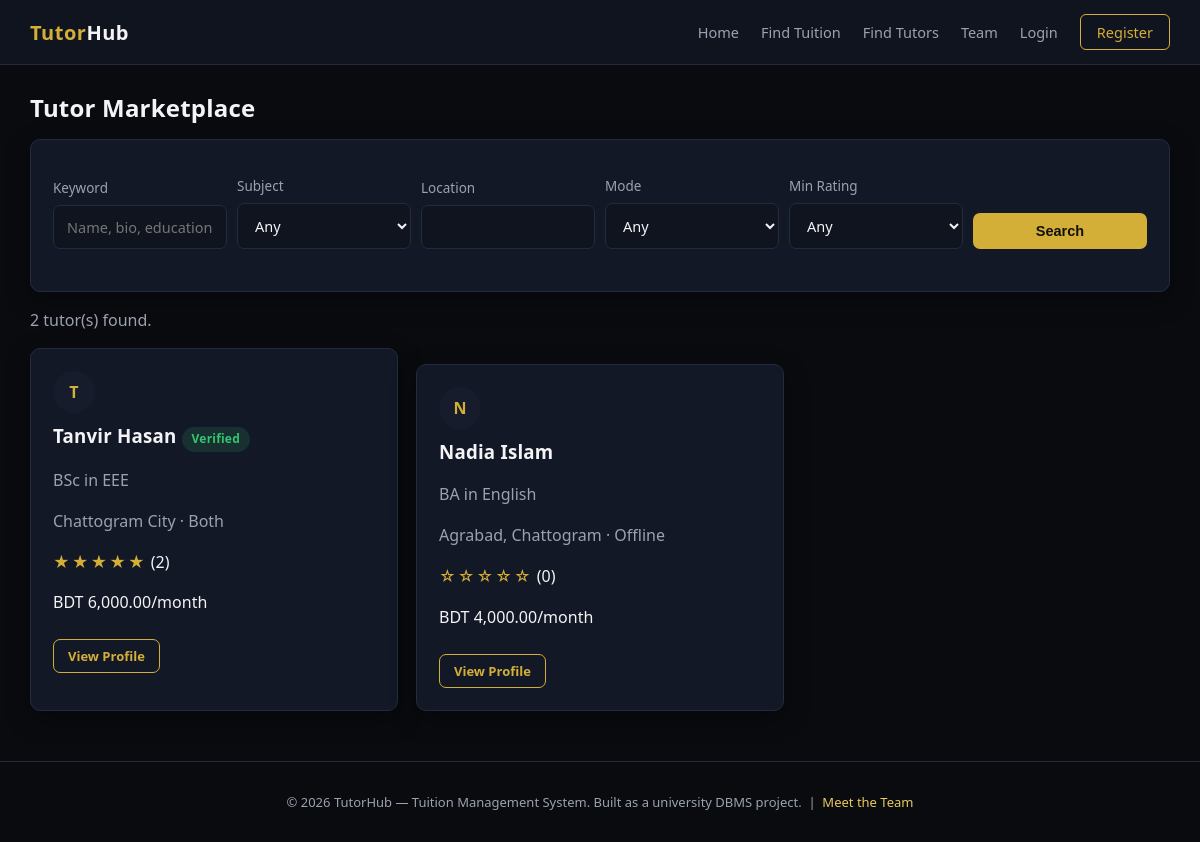
The app's page /tutor/browse_tutors.php with its own data.
### tables this page shows
CREATE TABLE tutor_profiles (
    tutor_profile_id INT AUTO_INCREMENT PRIMARY KEY,
    user_id INT NOT NULL UNIQUE,
    education VARCHAR(255),
    institution VARCHAR(150),
    experience_years DECIMAL(4,1) DEFAULT 0,
    expected_salary DECIMAL(10,2) DEFAULT 0,
    teaching_location VARCHAR(150),
    teaching_mode ENUM('online','offline','both') DEFAULT 'both',
    bio TEXT,
    is_profile_verified TINYINT(1) NOT NULL DEFAULT 0,
    avg_rating DECIMAL(3,2) DEFAULT 0,
    total_reviews INT DEFAULT 0,
    created_at TIMESTAMP DEFAULT CURRENT_TIMESTAMP,
    updated_at TIMESTAMP DEFAULT CURRENT_TIMESTAMP ON UPDATE CURRENT_TIMESTAMP,
    CONSTRAINT fk_tp_user FOREIGN KEY (user_id) REFERENCES users(user_id) ON DELETE CASCADE ON UPDATE CASCADE,
    INDEX idx_tp_rating (avg_rating),
    INDEX idx_tp_location (teaching_location)
);

CREATE TABLE users (
    user_id INT AUTO_INCREMENT PRIMARY KEY,
    full_name VARCHAR(120) NOT NULL,
    email VARCHAR(150) NOT NULL UNIQUE,
    password_hash VARCHAR(255) NOT NULL,
    phone VARCHAR(30),
    role ENUM('student','tutor','both','admin') NOT NULL DEFAULT 'student',
    gender ENUM('male','female','other') DEFAULT NULL,
    profile_photo VARCHAR(255) DEFAULT NULL,
    status ENUM('active','suspended') NOT NULL DEFAULT 'active',
    is_verified TINYINT(1) NOT NULL DEFAULT 0,
    created_at TIMESTAMP DEFAULT CURRENT_TIMESTAMP,
    updated_at TIMESTAMP DEFAULT CURRENT_TIMESTAMP ON UPDATE CURRENT_TIMESTAMP,
    INDEX idx_users_role (role),
    INDEX idx_users_status (status)
);

### includes/functions.php (called while the page is built, shortened)
<?php
function e(string $value): string
{
    return htmlspecialchars($value, ENT_QUOTES, 'UTF-8');
}
function money(float $amount): string
{
    return 'BDT ' . number_format($amount, 2);
}
function paginate(int $totalRows, int $perPage, int $currentPage): array
{
    $totalPages = max(1, (int) ceil($totalRows / $perPage));
    $currentPage = max(1, min($currentPage, $totalPages));
    $offset = ($currentPage - 1) * $perPage;
    return [$totalPages, $currentPage, $offset];
}

### tutor/browse_tutors.php (the view, shortened to what this page needs)
<?php
require_once __DIR__ . '/../config/config.php';
$db = getDB();
$q = trim($_GET['q'] ?? '');
$location = trim($_GET['location'] ?? '');
$where = ["1=1"];
$params = [];
$joinSubject = '';
$whereSql = implode(' AND ', $where);
$page = max(1, (int) ($_GET['page'] ?? 1));
$perPage = 9;
$countSql = "SELECT COUNT(DISTINCT tpf.tutor_profile_id) FROM tutor_profiles tpf JOIN users u ON u.user_id = tpf.user_id $joinSubject WHERE $whereSql";
$total = $db->prepare($countSql);
$total->execute($params);
$total = (int) $total->fetchColumn();
[$totalPages, $page, $offset] = paginate($total, $perPage, $page);
$sql = "SELECT DISTINCT tpf.*, u.full_name, u.gender FROM tutor_profiles tpf JOIN users u ON u.user_id = tpf.user_id $joinSubject
        WHERE $whereSql ORDER BY tpf.avg_rating DESC, tpf.created_at DESC LIMIT $perPage OFFSET $offset";
$stmt = $db->prepare($sql);
$stmt->execute($params);
$tutors = $stmt->fetchAll();
include __DIR__ . '/../includes/header.php';
?>
<div class="container mt-3">
    <h2>Tutor Marketplace</h2>
    <div class="card">
        <form method="GET" action="" class="filter-bar">
            <div><label>Keyword</label><input type="text" name="q" value="<?= e($q) ?>" placeholder="Name, bio, education"></div>
            <div><label>Subject</label>
                <select name="subject_id">
                    <option value="0">Any</option>
                </select>
            </div>
            <div><label>Location</label><input type="text" name="location" value="<?= e($location) ?>"></div>
            <div><label>Mode</label>
                <select name="mode">
                    <option value="">Any</option>
                </select>
            </div>
            <div><label>Min Rating</label>
                <select name="min_rating">
                    <option value="0">Any</option>
                </select>
            </div>
            <div><button type="submit" class="btn btn-primary btn-block">Search</button></div>
        </form>
    </div>
    <p class="text-muted mt-2"><?= $total ?> tutor(s) found.</p>
    <div class="grid grid-3">
        <?php foreach ($tutors as $t): ?>
            <div class="card">
                <div class="avatar"><?= strtoupper(substr($t['full_name'],0,1)) ?></div>
                <h3 class="mt-1"><?= e($t['full_name']) ?> <?php if ($t['is_profile_verified']): ?><span class="badge badge-active">Verified</span><?php endif; ?></h3>
                <p class="text-muted"><?= e($t['education']) ?: 'Education not specified' ?></p>
                <p class="text-muted"><?= e($t['teaching_location']) ?: 'Location flexible' ?> &middot; <?= ucfirst(e($t['teaching_mode'])) ?></p>
                <p><span class="rating-stars"><?= str_repeat('★', (int)round($t['avg_rating'])) . str_repeat('☆', 5-(int)round($t['avg_rating'])) ?></span> (<?= (int)$t['total_reviews'] ?>)</p>
                <p><?= money($t['expected_salary']) ?>/month</p>
                <a href="<?= BASE_URL ?>/tutor/view_tutor.php?id=<?= (int)$t['tutor_profile_id'] ?>" class="btn btn-outline btn-sm mt-1">View Profile</a>
            </div>
        <?php endforeach; ?>
    </div>
</div>
<?php include __DIR__ . '/../includes/footer.php'; ?>

### assets/css/style.css (style rules this page uses)
:root { --bg-black: #0a0b0f; --bg-navy: #10141f; --bg-navy-light: #161c2c; --bg-card: #131826; --border-subtle: #232b3d; --gold: #d4af37; --gold-light: #e8c95f; --text-white: #f4f4f6; --text-muted: #9aa2b1; --danger: #e5484d; --success: #35c46f; --warning: #f0a83c; --radius: 10px; --shadow: 0 8px 24px rgba(0,0,0,0.35); }
* { box-sizing: border-box; }
body { margin: 0; font-family: 'Segoe UI', 'Inter', Roboto, Arial, sans-serif; background: var(--bg-black); color: var(--text-white); line-height: 1.55; }
a { color: var(--gold-light); text-decoration: none; }
h1, h2, h3, h4 { font-weight: 600; letter-spacing: 0.2px; margin: 0 0 12px; }
.container { max-width: 1180px; margin: 0 auto; padding: 0 20px; }
.btn { display: inline-block; padding: 10px 22px; border-radius: 7px; border: none; font-size: 14.5px; font-weight: 600; cursor: pointer; transition: 0.15s ease; }
.btn-primary { background: var(--gold); color: #101010; }
.btn-outline { background: transparent; border: 1px solid var(--gold); color: var(--gold); }
.btn-sm { padding: 6px 14px; font-size: 13px; }
.btn-block { width: 100%; text-align: center; }
.card { background: var(--bg-card); border: 1px solid var(--border-subtle); border-radius: var(--radius); padding: 22px; box-shadow: var(--shadow); }
.card + .card { margin-top: 16px; }
.grid { display: grid; gap: 18px; }
.grid-3 { grid-template-columns: repeat(3, 1fr); }
label { display: block; margin: 14px 0 6px; font-size: 13.5px; color: var(--text-muted); }
input, select, textarea { width: 100%; padding: 11px 13px; border-radius: 7px; border: 1px solid var(--border-subtle); background: var(--bg-navy); color: var(--text-white); font-size: 14.5px; font-family: inherit; }
.badge { display: inline-block; padding: 3px 10px; border-radius: 20px; font-size: 12px; font-weight: 600; }
.badge-open, .badge-active, .badge-accepted, .badge-paid, .badge-present, .badge-completed, .badge-resolved { background: rgba(53,196,111,0.15); color: var(--success); }
.text-muted { color: var(--text-muted); }
.mt-1 { margin-top: 8px; }
.mt-2 { margin-top: 16px; }
.mt-3 { margin-top: 24px; }
.avatar { width: 42px; height: 42px; border-radius: 50%; background: var(--bg-navy-light); display: flex; align-items: center; justify-content: center; color: var(--gold); font-weight: 700; object-fit: cover; }
.filter-bar { display: flex; gap: 10px; flex-wrap: wrap; align-items: end; margin-bottom: 20px; }
.filter-bar > div { flex: 1; min-width: 140px; }
.rating-stars { color: var(--gold); letter-spacing: 2px; }

### records on screen
tutor_profiles: user.full_name "T", user.full_name "Tanvir Hasan", is_profile_verified "Verified", education "BSc in EEE", teaching_location "Chattogram City", teaching_mode "Both", avg_rating "★★★★★", total_reviews "2", expected_salary "BDT 6,000.00"
tutor_profiles: user.full_name "N", user.full_name "Nadia Islam", education "BA in English", teaching_location "Agrabad, Chattogram", teaching_mode "Offline", avg_rating "☆☆☆☆☆", total_reviews "0", expected_salary "BDT 4,000.00"

### other values on screen
$total "2"
